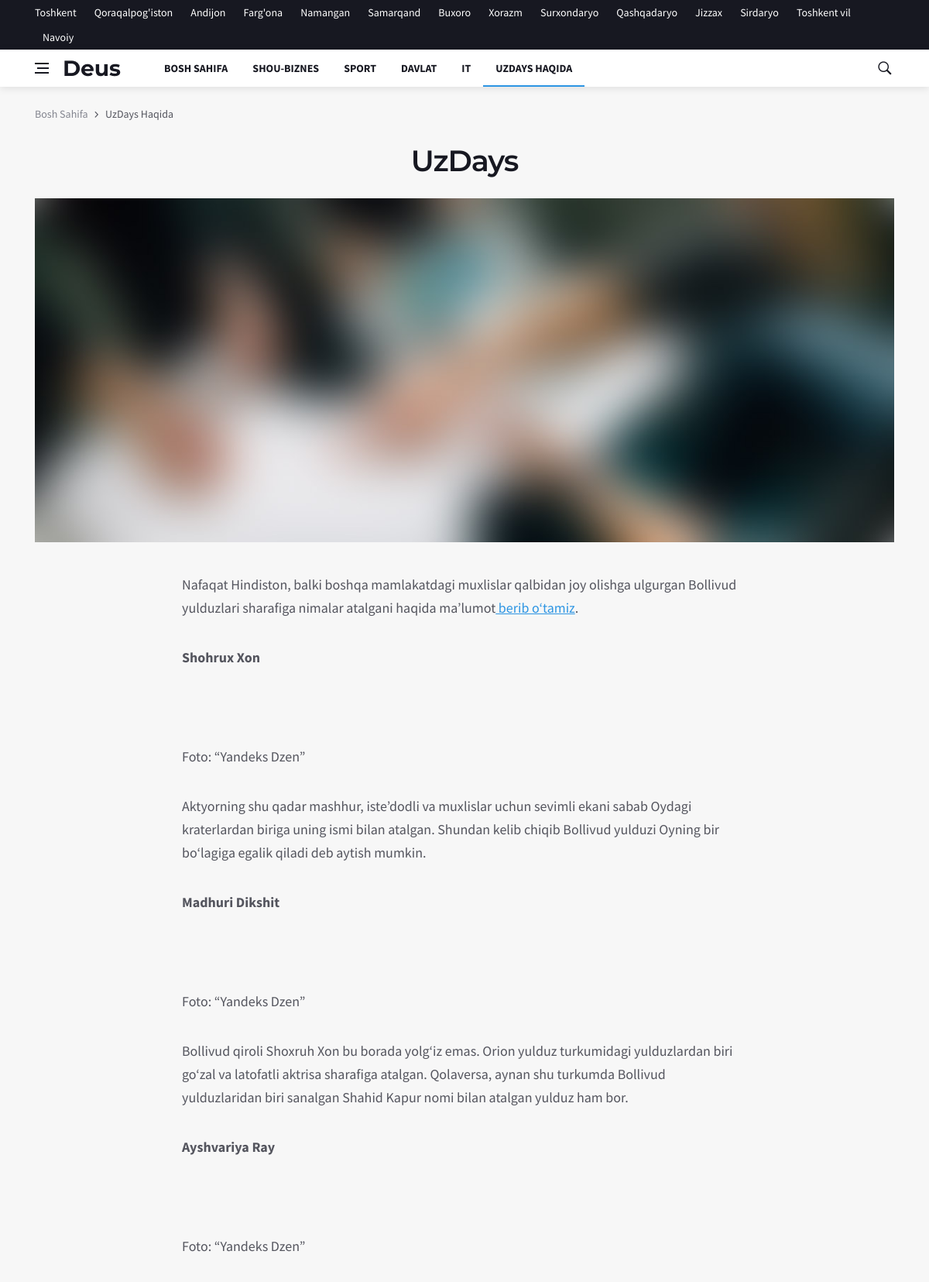
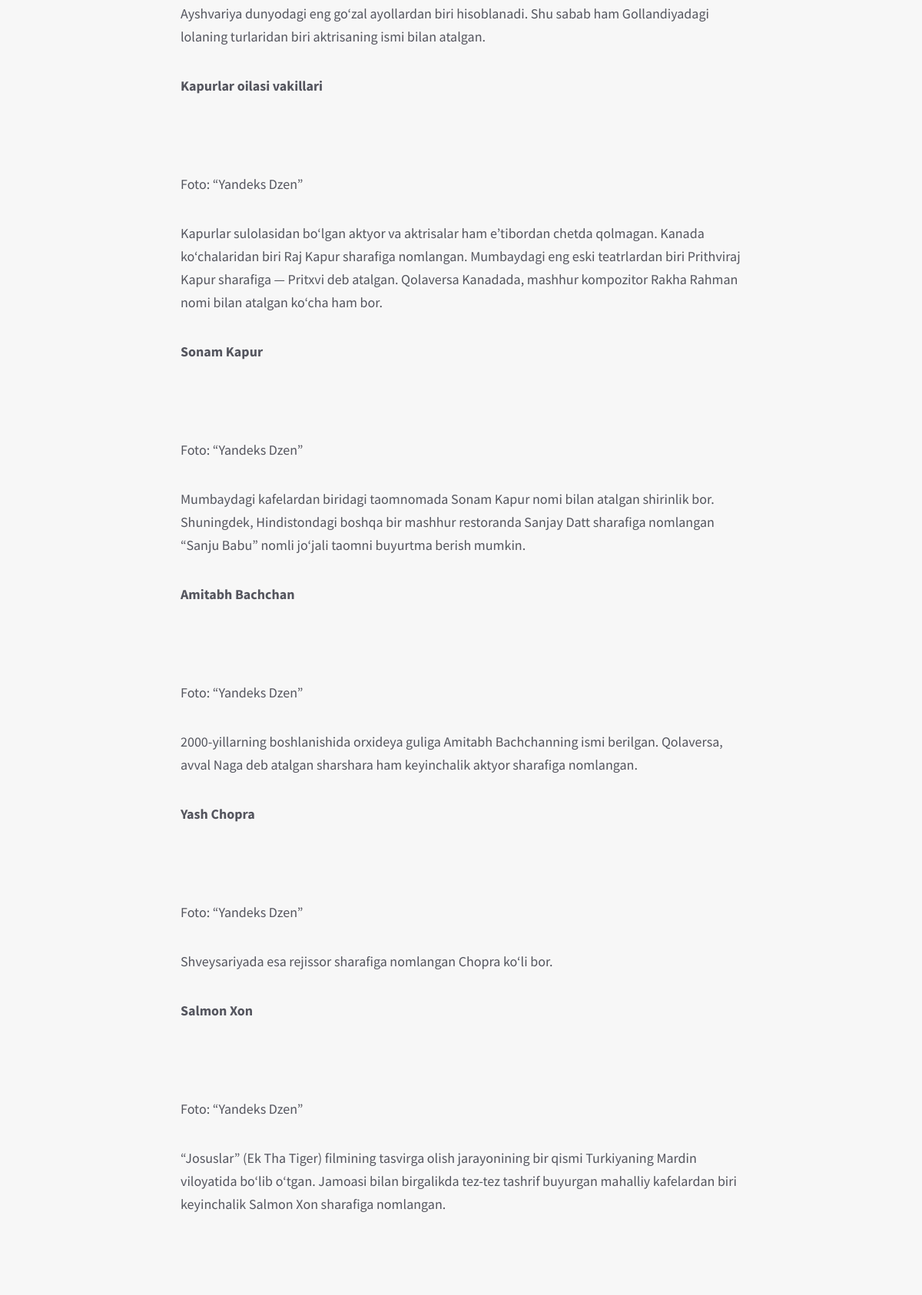
The page /about/ (upper part) on the database its author committed (2 pictures, top to bottom).
### article/models.py (models this page shows, shortened)
class Regions(models.Model):
    name = models.CharField(max_length=30)
    class Meta:
        verbose_name_plural = "Viloyat"

class Categories(models.Model):
    sts = (
        ('green', 'green'),
        ('blue', 'blue'),
        ('cyan', 'cyan'),
        ('orange', 'orange'),
        ('purple', 'purple'),
        ('red', 'red'),
        ('violet', 'violet'),
    )
    name = models.CharField(max_length=30)
    color = models.CharField(choices=sts, default='blue', max_length=6)
    class Meta:
        verbose_name_plural = "Kategoriya"

class AboutUs(models.Model):
    text = RichTextField()
    class Meta:
        verbose_name_plural = "Biz Haqimizda"

### article/views.py (the view)
# urls.py: path('about/', AboutView.as_view()),
class AboutView(TemplateView):
    template_name = "about.html"
    def get_context_data(self, **kwargs):
        context = super().get_context_data(**kwargs)
        context['about'] = 'active'
        context['categories'] = Categories.objects.all()
        context['regions'] = Regions.objects.all()
        context['aboutus'] = AboutUs.objects.first()
        return context

### templates/about.html (shortened to what this page needs)
    {% extends 'base.html' %}
    {% load static %}
    {% block content %}
    <div class="container">
      <ul class="breadcrumbs">
        <li class="breadcrumbs__item">
          <a href="/" class="breadcrumbs__url">Bosh Sahifa</a>
        </li>
        <li class="breadcrumbs__item breadcrumbs__item--current">
          UzDays Haqida
        </li>
      </ul>
    </div>
    <div class="main-container container" id="main-container">
      <div class="blog__content mb-72">
        <h1 class="page-title text-center">UzDays</h1>
        <img src="{% static 'img/content/about/about_bg.jpg'%}" class="page-featured-img">
        <div class="row justify-content-center">
          <div class="col-lg-8">
            <div class="entry__article">
              {% autoescape off %}{{ aboutus.text }}{% endautoescape off %}
            </div>
          </div>
        </div>
      </div>
    </div>
    {% endblock content %}

### templates/base.html (shortened to what this page needs)
{% load static %}
<!DOCTYPE html>
<html lang="en">
<head>
    <link rel="stylesheet" href="https://cdnjs.cloudflare.com/ajax/libs/font-awesome/4.7.0/css/font-awesome.min.css">
  <link rel="stylesheet" href="{% static 'css/bootstrap.min.css'%}" />
  <link rel="stylesheet" href="{% static 'css/font-icons.css'%}" />
  <link rel="stylesheet" href="{% static 'css/style.css'%}" />
</head>
<body class="bg-light style-default style-rounded">
  <main class="main oh" id="main">
    <div class="top-bar d-none d-lg-block">
      <div class="container">
        <div class="row">
          <div class="col-lg-12">
            <ul class="top-menu">
                {% for r in regions %}
                    <li><a href="/region/{{ r.name }}/">{{ r.name }}</a></li>
                {% endfor %}
            </ul>
          </div>
        </div>
      </div>
    </div>
    <header class="nav">
      <div class="nav__holder nav--sticky">
        <div class="container relative">
          <div class="flex-parent">
            <button class="nav-icon-toggle" id="nav-icon-toggle" aria-label="Open side menu">
              <span class="nav-icon-toggle__box">
                <span class="nav-icon-toggle__inner"></span>
              </span>
            </button>
            <a href="/" class="logo">
              <img class="logo__img" src="{% static 'img/logo_default.png'%}" srcset="{% static 'img/logo_default.png'%} 1x, {% static 'img/logo_default@2x.png'%} 2x" alt="logo">
            </a>
            <nav class="flex-child nav__wrap d-none d-lg-block">
              <ul class="nav__menu">
                <li class="{{ home }}">
                  <a href="/">Bosh Sahifa</a>
                </li>
                  {% for c in categories %}
                    <li>
                      <a href="/category/{{ c.name }}/">{{ c.name }}</a>
                    </li>
                  {% endfor %}
                <li class="{{ about }}">
                  <a href="/about/">UzDays Haqida</a>
                </li>
              </ul>
            </nav>
            <div class="nav__right">
              <div class="nav__right-item nav__search">
                <a href="#" class="nav__search-trigger" id="nav__search-trigger">
                  <i class="ui-search nav__search-trigger-icon"></i>
                </a>
              </div>
            </div>
          </div>
        </div>
      </div>
    </header>
    {% block content %}
    {% endblock content %}
  </main>
</body>
</html>

### rows shown on the page
Regions: name "Toshkent"
Regions: name "Qoraqalpog'iston"
Regions: name "Andijon"
Regions: name "Farg'ona"
Regions: name "Namangan"
Regions: name "Samarqand"
Regions: name "Buxoro"
Regions: name "Xorazm"
Regions: name "Surxondaryo"
Regions: name "Qashqadaryo"
Regions: name "Jizzax"
Regions: name "Sirdaryo"
Regions: name "Toshkent vil"
Regions: name "Navoiy"
Categories: name "SHOU-BIZNES"
Categories: name "SPORT"
Categories: name "DAVLAT"
Categories: name "IT"
AboutUs: text "Nafaqat Hindiston, balki boshqa mamlakatdagi muxlislar qalbidan joy olishga ulgurgan Bollivud yulduzlari sharafiga nimalar atalgani haqida ma’lumot berib o‘tamiz . Shohrux Xon Foto: “Yandeks Dzen” Aktyorning shu qadar mashhur, iste’dodli va muxlislar uchun sevimli ekani sabab Oydagi kraterlardan biriga uning ismi bilan atalgan. Shundan kelib chiqib Bollivud yulduzi Oyning bir bo‘lagiga egalik qiladi deb aytish mumkin. Madhuri Dikshit Foto: “Yandeks Dzen” Bollivud qiroli Shoxruh Xon bu borada yolg‘iz emas. Orion yulduz turkumidagi yulduzlardan biri go‘zal va latofatli aktrisa sharafiga atalgan. Qolaversa, aynan shu turkumda Bollivud yulduzlaridan biri sanalgan Shahid Kapur nomi bilan atalgan…"
